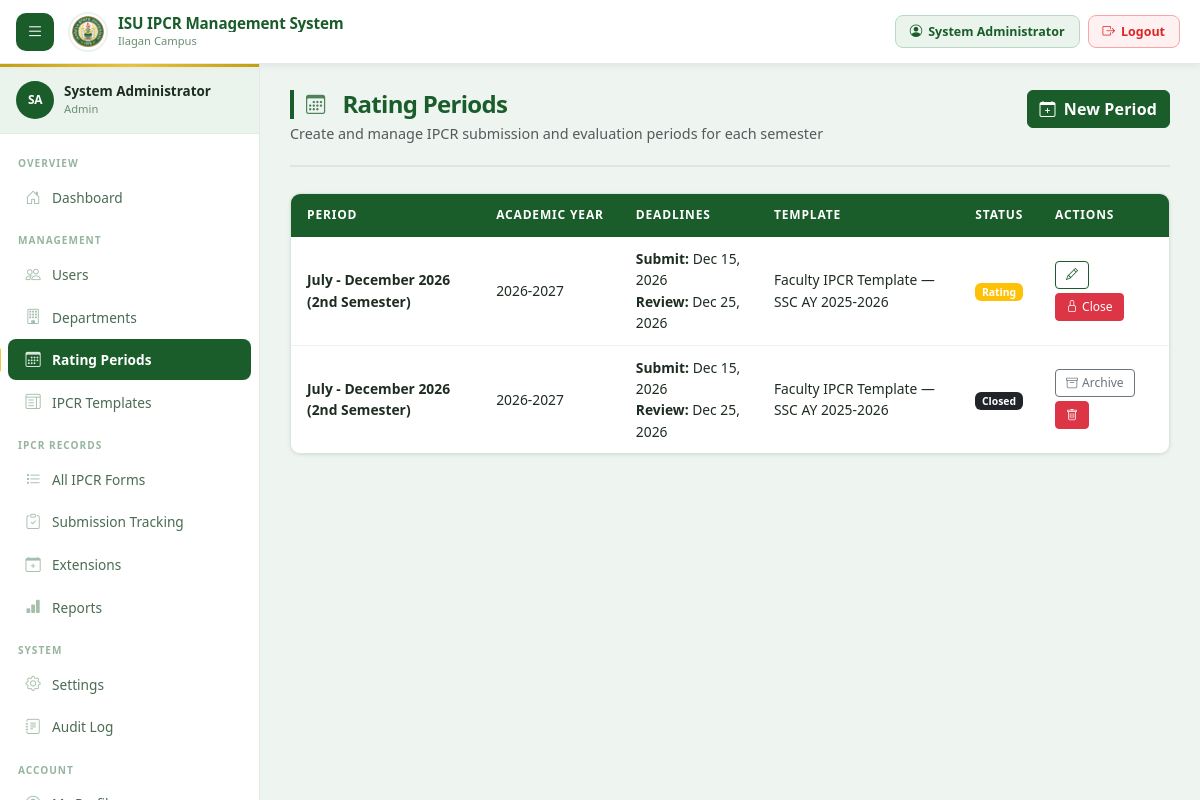
Before: /admin/periods.php (signed in) with the older database file.
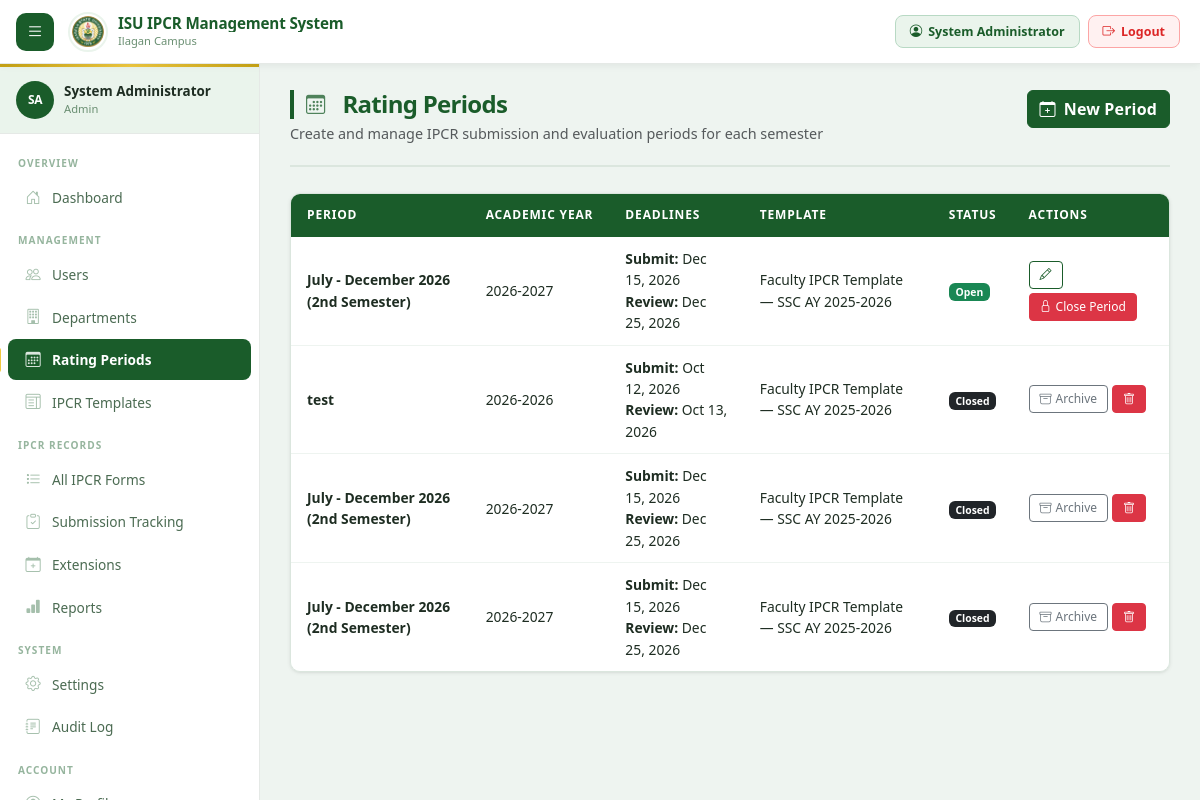
After: the same page with the newer database file.
### tables this page shows
CREATE TABLE `rating_periods` (
  `id` int(11) NOT NULL,
  `name` varchar(200) NOT NULL,
  `academic_year` varchar(20) DEFAULT NULL,
  `semester` varchar(20) DEFAULT NULL,
  `start_date` date DEFAULT NULL,
  `end_date` date DEFAULT NULL,
  `submission_deadline` date DEFAULT NULL,
  `review_deadline` date DEFAULT NULL,
  `status` enum('draft','open','rating','closed','archived') DEFAULT 'draft',
  `template_id` int(11) DEFAULT NULL,
  `created_by` int(11) DEFAULT NULL,
  `created_at` timestamp NOT NULL DEFAULT current_timestamp(),
  `updated_at` timestamp NOT NULL DEFAULT current_timestamp() ON UPDATE current_timestamp()
);

CREATE TABLE `ipcr_templates` (
  `id` int(11) NOT NULL,
  `name` varchar(200) NOT NULL,
  `period_id` int(11) DEFAULT NULL,
  `is_default` tinyint(1) DEFAULT 0,
  `description` text DEFAULT NULL,
  `created_by` int(11) DEFAULT NULL,
  `created_at` timestamp NOT NULL DEFAULT current_timestamp(),
  `updated_at` timestamp NOT NULL DEFAULT current_timestamp() ON UPDATE current_timestamp()
);

### config/auth.php (called while the page is built, shortened)
<?php
function getInitials(string $name): string {
    $words = array_filter(explode(' ', $name));
    $initials = '';
    foreach (array_slice($words, 0, 2) as $w) $initials .= strtoupper($w[0]);
    return $initials ?: '?';
}
function h(mixed $val): string {
    return htmlspecialchars((string)($val ?? ''), ENT_QUOTES, 'UTF-8');
}

### admin/periods.php (the view, shortened to what this page needs)
<?php
$activePage = 'periods';
require_once __DIR__ . '/../includes/header.php';
$db  = getDB();
$periods   = $db->query("SELECT * FROM rating_periods ORDER BY created_at DESC")->fetchAll();
$statusColors = ['draft'=>'secondary','open'=>'success','rating'=>'warning','closed'=>'dark','archived'=>'secondary'];
?>
<div class="page-header">
  <div class="page-header-left">
    <h1><i class="bi bi-calendar3 me-2"></i>Rating Periods</h1>
    <p class="text-muted mb-0 mt-1" style="font-size: 0.9rem;">Create and manage IPCR submission and evaluation periods for each semester</p>
  </div>
  <?php if ($currentRole === 'secretary'): ?>
  <div class="alert alert-warning mb-0" style="font-size:.85rem;padding:8px 12px">
    <i class="bi bi-exclamation-triangle me-1"></i>Your edits will be submitted for dean approval before being applied.
  </div>
  <?php else: ?>
  <button class="btn btn-primary" data-bs-toggle="modal" data-bs-target="#periodModal" onclick="resetPeriodForm()">
    <i class="bi bi-calendar-plus me-2"></i>New Period
  </button>
  <?php endif; ?>
</div>
<div class="table-container">
  <table class="ipcr-table">
    <thead><tr><th>Period</th><th>Academic Year</th><th>Deadlines</th><th>Template</th><th>Status</th><th>Actions</th></tr></thead>
    <tbody>
      <?php foreach($periods as $p):
        $tmpl = null;
        if($p['template_id']){ $ts=$db->prepare("SELECT name FROM ipcr_templates WHERE id=?"); $ts->execute([$p['template_id']]); $tmpl=$ts->fetchColumn(); }
      ?>
      <tr>
        <td><strong><?= h($p['name']) ?></strong></td>
        <td><?= $p['academic_year'] ? h($p['academic_year']) : '<span class="text-muted">—</span>' ?></td>
        <td class="text-muted-sm">
          <div><strong>Submit:</strong> <?= $p['submission_deadline'] ? h(date('M d, Y',strtotime($p['submission_deadline']))) : '<span class="text-muted">—</span>' ?></div>
          <div><strong>Review:</strong> <?= $p['review_deadline'] ? h(date('M d, Y',strtotime($p['review_deadline']))) : '<span class="text-muted">—</span>' ?></div>
        </td>
        <td><?= $tmpl ? h($tmpl) : '<span class="text-danger small">None</span>' ?></td>
        <td><span class="badge bg-<?= $statusColors[$p['status']] ?? 'secondary' ?>"><?= h(ucfirst($p['status'])) ?></span></td>
        <td class="actions">
          <div class="d-flex gap-1 flex-wrap">
            <?php if(!in_array($p['status'],['closed','archived'])): ?>
              <?php if($currentRole === 'secretary'): ?>
              <button class="btn btn-sm btn-outline-warning" onclick="requestPeriodEdit(<?= htmlspecialchars(json_encode($p),ENT_QUOTES) ?>)" title="Request Edit (Dean Approval Required)">
                <i class="bi bi-pencil-square"></i>
              </button>
              <?php else: ?>
              <button class="btn btn-sm btn-outline-primary" onclick="editPeriod(<?= htmlspecialchars(json_encode($p),ENT_QUOTES) ?>)" title="Edit">
                <i class="bi bi-pencil"></i>
              </button>
              <?php endif; ?>
            <?php endif; ?>
            <?php if($p['status'] === 'draft'): ?>
            <form method="POST" style="display:inline">
              <input type="hidden" name="action" value="advance">
              <input type="hidden" name="period_id" value="<?= $p['id'] ?>">
              <input type="hidden" name="current_status" value="draft">
              <input type="hidden" name="target_status" value="open">
              <button type="submit" class="btn btn-sm btn-success" title="Open Period for Submissions and Rating"
                onclick="return confirm('Open this period? Faculty can submit IPCRs and deans can rate them.')">
                <i class="bi bi-unlock me-1"></i>Open
              </button>
            </form>
            <?php elseif($p['status'] === 'open'): ?>
            <form method="POST" style="display:inline">
              <button type="submit" class="btn btn-sm btn-danger" title="Close Period"
                onclick="return confirm('Close this period? No more submissions will be accepted.')">
                <i class="bi bi-lock me-1"></i>Close Period
              </button>
            </form>
            <?php elseif($p['status'] === 'rating'): ?>
            <form method="POST" style="display:inline">
              <button type="submit" class="btn btn-sm btn-danger" title="Close Period"
                onclick="return confirm('Close this period? Ratings will be finalized.')">
                <i class="bi bi-lock me-1"></i>Close
              </button>
            </form>
            <?php elseif($p['status'] === 'closed'): ?>
            <form method="POST" style="display:inline">
              <button type="submit" class="btn btn-sm btn-outline-secondary" title="Archive Period"
                onclick="return confirm('Archive this period?')">
                <i class="bi bi-archive me-1"></i>Archive
              </button>
            </form>
            <?php endif; ?>
            <?php if (in_array($p['status'], ['draft', 'closed', 'archived'])): ?>
            <form method="POST" style="display:inline">
              <button type="submit" class="btn btn-sm btn-danger" title="Delete Period"
                onclick="return confirm('⚠️ DELETE this period permanently?\n\nPeriod: <?= addslashes($p['name']) ?>\n\nThis cannot be undone!')">
                <i class="bi bi-trash"></i>
              </button>
            </form>
            <?php endif; ?>
          </div>
        </td>
      </tr>
      <?php endforeach; ?>
    </tbody>
  </table>
</div>
<?php require_once __DIR__ . '/../includes/footer.php'; ?>

### includes/header.php (shortened to what this page needs)
<?php
require_once __DIR__ . '/../config/auth.php';
$currentRole   = $_SESSION['role'];
?>
<!DOCTYPE html>
<html lang="en">
<head>
  <link href="https://cdn.jsdelivr.net/npm/bootstrap@5.3.3/dist/css/bootstrap.min.css" rel="stylesheet">
  <link href="https://cdn.jsdelivr.net/npm/bootstrap-icons@1.11.3/font/bootstrap-icons.min.css" rel="stylesheet">
  <link href="<?= BASE_URL ?>/assets/css/main.css" rel="stylesheet">
</head>
<body>
<div id="app-shell">
<header id="topbar">
  <button class="topbar-hamburger" id="sidebar-toggle" aria-label="Toggle menu">
    <i class="bi bi-list"></i>
  </button>
  <div class="topbar-brand">
    <img src="<?= BASE_URL ?>/assets/images/r.png"
         class="topbar-brand-logo" alt="ISU Logo"
         onerror="this.style.display='none'">
    <div class="topbar-brand-text">
      <div class="topbar-brand-name">ISU IPCR Management System</div>
      <div class="topbar-brand-sub">Ilagan Campus</div>
    </div>
  </div>
  <div class="topbar-right">
    <a href="<?= BASE_URL ?>/profile.php"
       class="topbar-logout"
       style="background:var(--primary-xlight);border-color:#b8d9c4;color:var(--primary)"
       title="My Profile">
      <i class="bi bi-person-circle"></i>
      <span><?= h($_SESSION['name']) ?></span>
    </a>
    <a href="<?= BASE_URL ?>/logout.php"
       class="topbar-logout"
       onclick="return confirm('Sign out of IPCR System?')"
       title="Logout">
      <i class="bi bi-box-arrow-right"></i>
      <span>Logout</span>
    </a>
  </div>
</header>
<nav id="sidebar">
  <div class="sidebar-user-card">
    <div class="sidebar-user-avatar"><?= h(getInitials($_SESSION['name'])) ?></div>
    <div style="min-width:0">
      <div class="sidebar-user-name"><?= h($_SESSION['name']) ?></div>
      <div class="sidebar-user-role"><?= h(ucfirst($currentRole)) ?></div>
    </div>
  </div>
  <nav class="sidebar-nav">
    <?php if ($currentRole === 'admin'): ?>
      <div class="sidebar-section-label">Overview</div>
      <a href="<?= BASE_URL ?>/dashboard.php" class="<?= $activePage==='dashboard'?'active':'' ?>">
        <i class="bi bi-house-door"></i><span>Dashboard</span>
      </a>
      <div class="sidebar-section-label">Management</div>
      <a href="<?= BASE_URL ?>/admin/users.php" class="<?= $activePage==='users'?'active':'' ?>">
        <i class="bi bi-people"></i><span>Users</span>
      </a>
      <a href="<?= BASE_URL ?>/admin/departments.php" class="<?= $activePage==='departments'?'active':'' ?>">
        <i class="bi bi-building"></i><span>Departments</span>
      </a>
      <a href="<?= BASE_URL ?>/admin/periods.php" class="<?= $activePage==='periods'?'active':'' ?>">
        <i class="bi bi-calendar3"></i><span>Rating Periods</span>
      </a>
      <a href="<?= BASE_URL ?>/admin/templates.php" class="<?= $activePage==='templates'?'active':'' ?>">
        <i class="bi bi-layout-text-window"></i><span>IPCR Templates</span>
      </a>
      <div class="sidebar-section-label">IPCR Records</div>
      <a href="<?= BASE_URL ?>/admin/ipcr-list.php" class="<?= $activePage==='ipcr-list'?'active':'' ?>">
        <i class="bi bi-list-task"></i><span>All IPCR Forms</span>
      </a>
      <a href="<?= BASE_URL ?>/admin/submission-tracking.php" class="<?= $activePage==='submission-tracking'?'active':'' ?>">
        <i class="bi bi-clipboard-check"></i><span>Submission Tracking</span>
      </a>
      <a href="<?= BASE_URL ?>/admin/extensions.php" class="<?= $activePage==='extensions'?'active':'' ?>">
        <i class="bi bi-calendar-plus"></i><span>Extensions</span>
      </a>
      <a href="<?= BASE_URL ?>/admin/reports.php" class="<?= $activePage==='reports'?'active':'' ?>">
        <i class="bi bi-bar-chart-fill"></i><span>Reports</span>
      </a>
      <div class="sidebar-section-label">System</div>
      <a href="<?= BASE_URL ?>/admin/settings.php" class="<?= $activePage==='settings'?'active':'' ?>">
        <i class="bi bi-gear"></i><span>Settings</span>
      </a>
      <a href="<?= BASE_URL ?>/admin/audit.php" class="<?= $activePage==='audit'?'active':'' ?>">
        <i class="bi bi-journal-text"></i><span>Audit Log</span>
      </a>
    <?php endif; ?>
    <div class="sidebar-section-label">Account</div>
    <a href="<?= BASE_URL ?>/profile.php" class="<?= $activePage==='profile'?'active':'' ?>">
      <i class="bi bi-person-circle"></i><span>My Profile</span>
    </a>
  </nav>
</nav>
<div id="main-wrapper">
  <main id="page-content">

### includes/footer.php (shortened to what this page needs)
  </main>
</div>
</div>
</body>
</html>

### includes/header.php (style rules this page uses)
:root { --topbar-h: 64px; --sidebar-w: 260px; }
#topbar { position: fixed; top: 0; left: 0; right: 0; height: var(--topbar-h); background: #fff; border-bottom: 1.5px solid #e5e9e6; display: flex; align-items: center; padding: 0 20px 0 16px; gap: 14px; z-index: 1100; box-shadow: 0 1px 8px rgba(0,0,0,.07); }
.topbar-hamburger { width: 38px; height: 38px; background: var(--primary); border: none; border-radius: 10px; color: #fff; display: flex; align-items: center; justify-content: center; font-size: 1.1rem; cursor: pointer; flex-shrink: 0; transition: background .15s ease; }
.topbar-brand { display: flex; align-items: center; gap: 10px; flex: 1; min-width: 0; }
.topbar-brand-logo { width: 40px; height: 40px; border-radius: 50%; background: #fff; border: 2px solid var(--primary-xlight); flex-shrink: 0; object-fit: contain; padding: 2px; }
.topbar-brand-text { min-width: 0; }
.topbar-brand-name { font-size: .95rem; font-weight: 800; color: var(--primary); line-height: 1.2; white-space: nowrap; overflow: hidden; text-overflow: ellipsis; letter-spacing: -.01em; }
.topbar-brand-sub { font-size: .7rem; color: var(--gray-500); white-space: nowrap; }
.topbar-right { display: flex; align-items: center; gap: 8px; }
.topbar-logout { display: flex; align-items: center; gap: 6px; background: #fff1f1; border: 1.5px solid #fca5a5; color: #dc2626; font-weight: 600; border-radius: 8px; padding: 6px 14px; font-size: .78rem; text-decoration: none; transition: background .15s; white-space: nowrap; }
#sidebar { position: fixed; top: var(--topbar-h); left: 0; bottom: 0; width: var(--sidebar-w); background: #fff; border-right: 1.5px solid #e5e9e6; display: flex; flex-direction: column; z-index: 1000; overflow-y: auto; overflow-x: hidden; transition: transform .22s ease, width .22s ease; scroll-behavior: auto !important; }
.sidebar-user-card { padding: 14px 16px; border-bottom: 1px solid #e5e9e6; display: flex; align-items: center; gap: 10px; background: var(--primary-xlight); flex-shrink: 0; }
.sidebar-user-avatar { width: 38px; height: 38px; border-radius: 50%; background: var(--primary); color: #fff; display: flex; align-items: center; justify-content: center; font-size: .75rem; font-weight: 700; flex-shrink: 0; letter-spacing: -.5px; }
.sidebar-user-name { font-size: .84rem; font-weight: 700; color: var(--gray-800); line-height: 1.2; white-space: nowrap; overflow: hidden; text-overflow: ellipsis; }
.sidebar-user-role { font-size: .7rem; color: var(--gray-500); margin-top: 1px; }
.sidebar-nav { flex: 1; padding: 8px 0 16px; }
.sidebar-section-label { font-size: .63rem; font-weight: 700; letter-spacing: .1em; text-transform: uppercase; color: var(--gray-400); padding: 14px 18px 4px; }
.sidebar-nav a { display: flex; align-items: center; gap: 10px; padding: 9px 14px 9px 16px; margin: 1px 8px; color: var(--gray-600); font-size: .855rem; font-weight: 500; transition: all .15s ease; border-radius: 8px; text-decoration: none; position: relative; }
.sidebar-nav a i { font-size: .95rem; width: 18px; text-align: center; flex-shrink: 0; color: var(--gray-400); transition: color .15s; }
.sidebar-nav a.active { background: var(--primary); color: #fff; font-weight: 600; }
.sidebar-nav a.active i { color: rgba(255,255,255,.85); }
#app-shell { display: flex; min-height: 100vh; }
#main-wrapper { margin-left: var(--sidebar-w); margin-top: var(--topbar-h); flex: 1; display: flex; flex-direction: column; min-height: calc(100vh - var(--topbar-h)); transition: margin-left .22s ease; background: var(--gray-100); }
#page-content { flex: 1; padding: 26px 30px; }
.page-header h1 { font-size: 1.5rem; font-weight: 800; color: var(--primary); margin: 0 0 4px; padding-left: 12px; border-left: 4px solid var(--primary); letter-spacing: -.03em; }

Changed rows visible on the page:
added rating_periods: name "July - December 2026 (2nd Semester)", academic_year "2026-2027", submission_deadline "Dec 15, 2026", review_deadline "Dec 25, 2026", ipcr_templates.name "Faculty IPCR Template — SSC AY 2025-2026", status "Open"
added rating_periods: name "test", academic_year "2026-2026", submission_deadline "Oct 12, 2026", review_deadline "Oct 13, 2026", ipcr_templates.name "Faculty IPCR Template — SSC AY 2025-2026", status "Closed"
changed rating_periods (number 3 of 4 on the later page): status "Rating" → "Closed"; status "Close" → "Archive"
